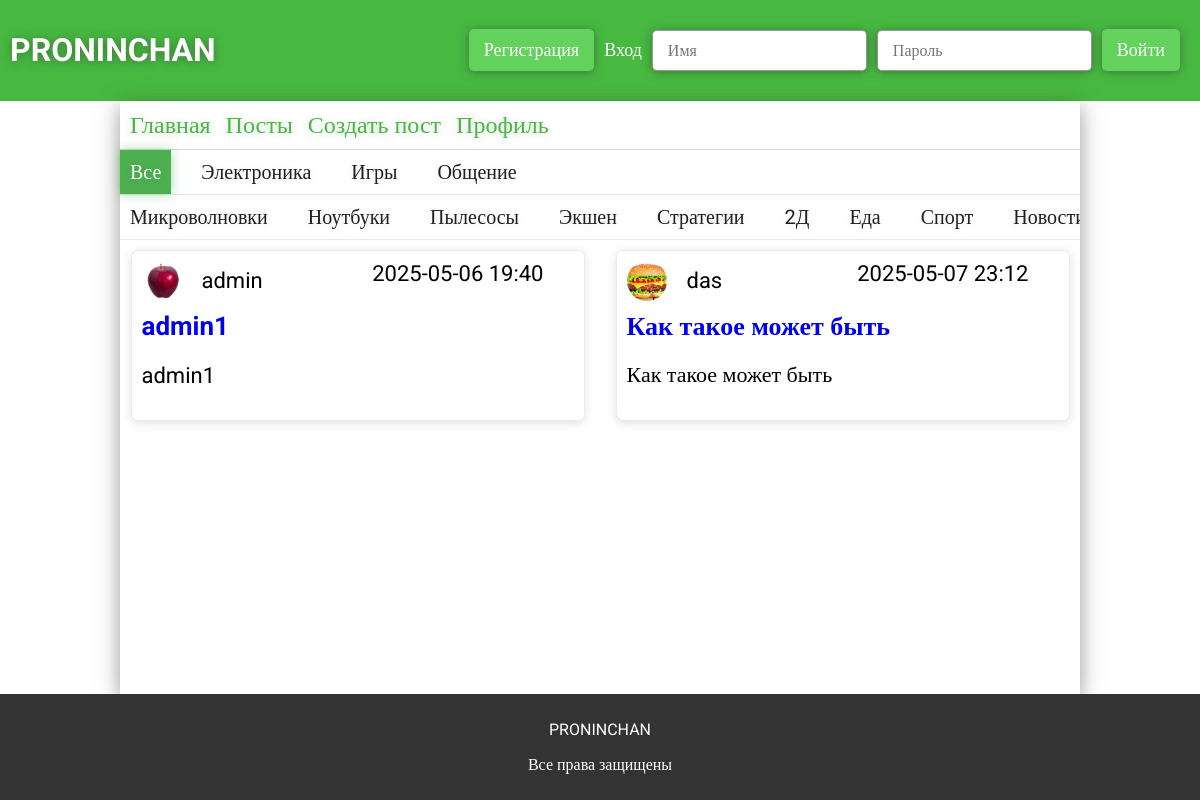
Page /posts on the earlier database version.
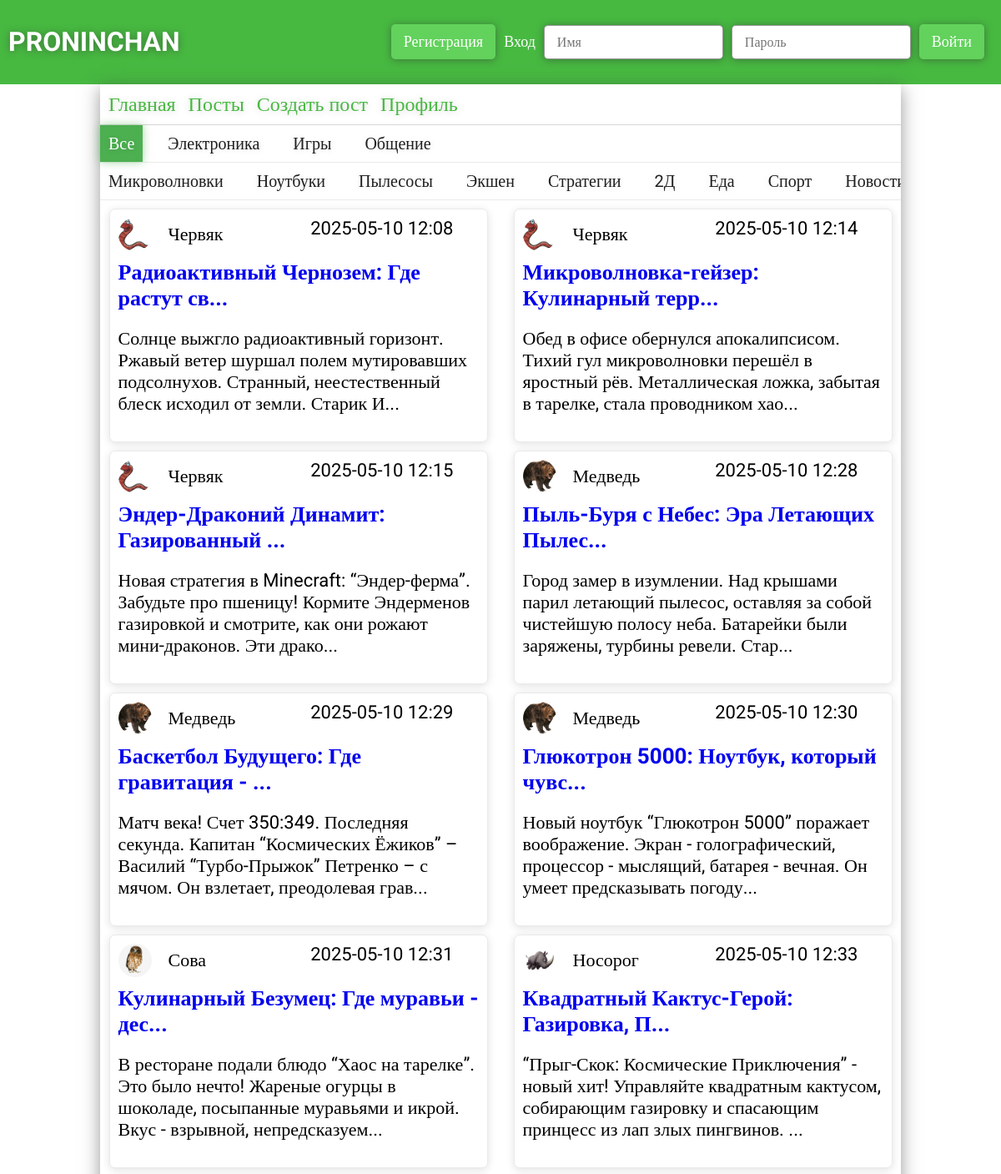
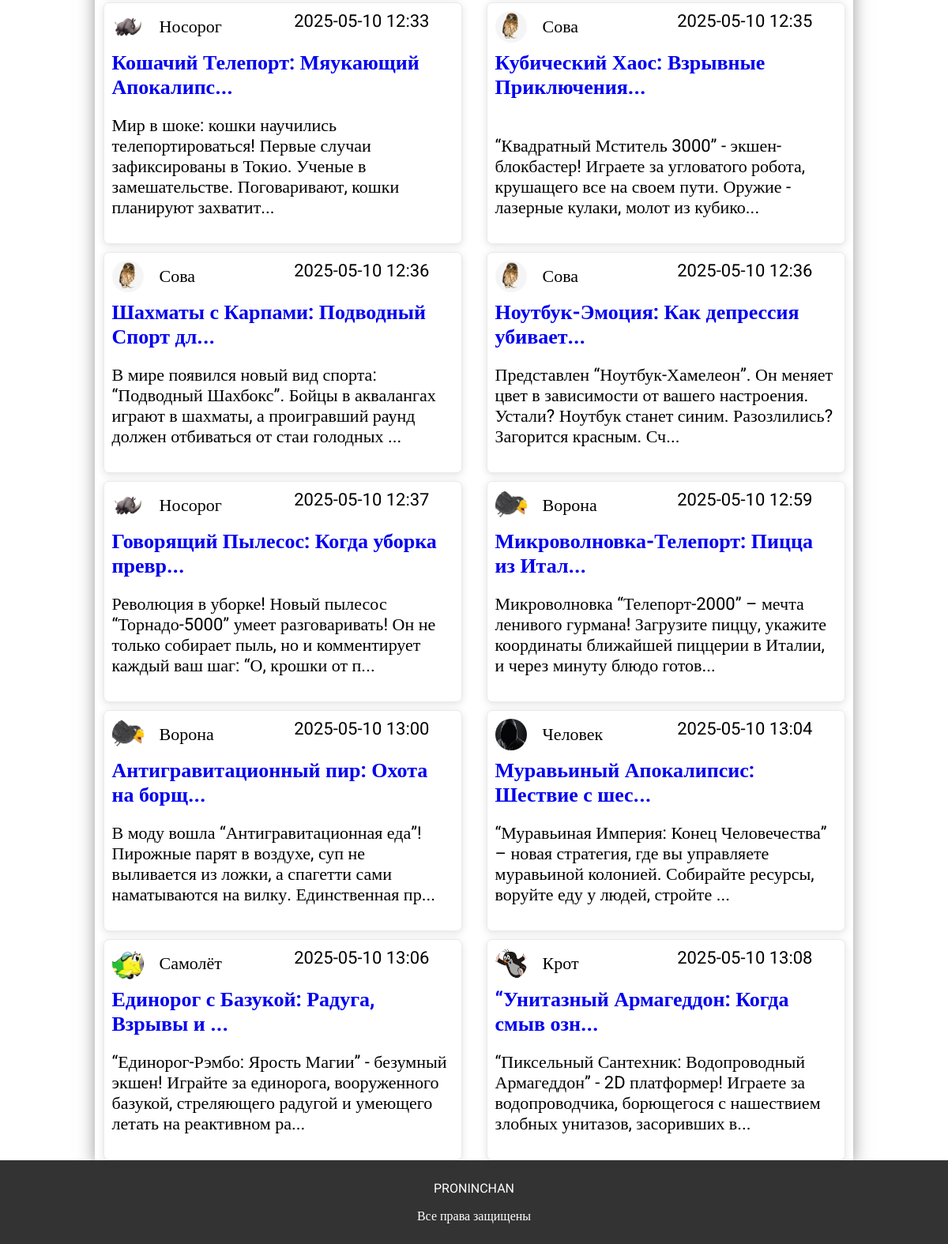
Same page on the later database version (2 pictures, top to bottom).
### app.py (models this page shows)
class ForumSections(db.Model):
    __tablename__ = 'forum_sections'
    id = db.Column(db.Integer, primary_key=True)
    section = db.Column(db.String(32), unique=True, nullable=False)
    category = db.relationship('ForumCategory', backref='section', lazy=True, cascade="all, delete-orphan")
    posts = db.relationship('ForumPosts', backref='section', lazy=True, cascade="all, delete-orphan")

class ForumCategory(db.Model):
    __tablename__ = 'forum_categories'
    id = db.Column(db.Integer, primary_key=True)
    category = db.Column(db.String(32), unique=True, nullable=False)
    section_id = db.Column(db.Integer, db.ForeignKey('forum_sections.id'), nullable=False)
    posts = db.relationship('ForumPosts', backref='category', lazy=True, cascade="all, delete-orphan")

class ForumPosts(db.Model):
    __tablename__ = 'forum_posts'
    id = db.Column(db.Integer, primary_key=True)
    user_id = db.Column(db.Integer, db.ForeignKey('users.id'), nullable=False)
    theme = db.Column(db.String(124), nullable=False)
    text = db.Column(db.Text, nullable=False)
    section_id = db.Column(db.Integer, db.ForeignKey('forum_sections.id'), nullable=False)
    category_id = db.Column(db.Integer, db.ForeignKey('forum_categories.id'), nullable=False)
    created_at = db.Column(db.DateTime, default=datetime.now)
    user = db.relationship("Users", backref="posts")
    sections = db.relationship("ForumSections")
    categories = db.relationship("ForumCategory")
    all_comments = db.relationship("ForumComments", backref="forum_post", cascade="all, delete-orphan")

class Users(db.Model):
    __tablename__ = 'users'
    id = db.Column(db.Integer, primary_key=True)
    username = db.Column(db.String(32), unique=True, nullable=False)
    photo = db.Column(db.String(124))
    email = db.Column(db.String(64), unique=True, nullable=False)
    password = db.Column(db.String(30), nullable=False)
    access = db.Column(db.String(64), nullable=False, default='user')
    all_posts = db.relationship("ForumPosts", backref="user_author", cascade="all, delete-orphan")
    all_comments = db.relationship("ForumComments", backref="user_author")

### app.py (the view)
@app.route('/posts')
def posts():
    sections = ForumSections.query.all()
    category = ForumCategory.query.all()
    posts = ForumPosts.query.all()
    if 'user' in session:
        try:
            access = (Users.query.filter_by(id=session['user']).first()).access
        except:
            return redirect(url_for('logout'))
        return render_template('posts.html', posts=posts, category=category, sections=sections, access=access)
    else:
        return render_template('posts.html', posts=posts, category=category, sections=sections)

### templates/posts.html (shortened to what this page needs)
{% extends 'main.html' %}
{% block main %}
<link rel="stylesheet" href="{{url_for('static', filename='css/posts.css')}}">
<div class="posts">
    <div class="posts-sections">
        <p class="section" data-section-id="all">Все</p>
        {% for section in sections %}
            <p class="section" data-section-id="{{section.id}}">{{section.section}}</p>
        {% endfor %}
    </div>
    <div class="posts-categories">
        {% for category in category %}
            <p class="category" data-section-id="{{category.section_id}}" data-category-id="{{category.id}}">{{category.category}}</p>
        {% endfor %}
    </div>
    <div class="posts-container">
        {% for post in posts %}
            <div class="post" id="post-{{post.id}}" data-section-id="{{post.sections.id}}" data-category-id="{{post.categories.id}}">
                <div class="posts-container-created">
                    <div>
                        <img src="{{ url_for('static', filename=post.user.photo) if post.user.photo else url_for('static', filename='img/person.svg') }}" alt="">
                        <p class="user-{{post.user.id}}">{{post.user.username}}{% if access == 'admin' %}<button class="ban-button" value="{{post.user.id}}" data-user="{{post.user.username}}">забанить</button>{% endif %}</p>
                    </div>
                    <p class="post-created">{{post.created_at.strftime('%Y-%m-%d %H:%M')}}</p>
                </div>
                <a class="post-theme" href="{{url_for('post', post=post.id)}}">{{post.theme | truncate(40, True, '...')}}</a>
                <p class="post-text"  data-text="{{post.text}}">{{post.text | truncate(150, True, '...')}}</p>
            </div>
        {% endfor %}
    </div>
</div>
{% endblock %}

Differences in the rows shown:
removed ForumPosts: photo (picture), user.username "admin", created_at "2025-05-06 19:40", theme "admin1", text "admin1"
removed ForumPosts: photo (picture), user.username "das", created_at "2025-05-07 23:12", theme "Как такое может быть", text "Как такое может быть"
added ForumPosts: photo (picture), user.username "Червяк", created_at "2025-05-10 12:08", theme "Радиоактивный Чернозем: Где растут св...", text "Солнце выжгло радиоактивный горизонт. Ржавый ветер шуршал полем мутировавших подсолнухов. Странный, неестественный блеск исходил от земли. Старик И..."
added ForumPosts: photo (picture), user.username "Червяк", created_at "2025-05-10 12:14", theme "Микроволновка-гейзер: Кулинарный терр...", text "Обед в офисе обернулся апокалипсисом. Тихий гул микроволновки перешёл в яростный рёв. Металлическая ложка, забытая в тарелке, стала проводником хао..."
added ForumPosts: photo (picture), user.username "Червяк", created_at "2025-05-10 12:15", theme "Эндер-Драконий Динамит: Газированный ...", text "Новая стратегия в Minecraft: “Эндер-ферма”. Забудьте про пшеницу! Кормите Эндерменов газировкой и смотрите, как они рожают мини-драконов. Эти драко..."
added ForumPosts: photo (picture), user.username "Медведь", created_at "2025-05-10 12:28", theme "Пыль-Буря с Небес: Эра Летающих Пылес...", text "Город замер в изумлении. Над крышами парил летающий пылесос, оставляя за собой чистейшую полосу неба. Батарейки были заряжены, турбины ревели. Стар..."
added ForumPosts: photo (picture), user.username "Медведь", created_at "2025-05-10 12:29", theme "Баскетбол Будущего: Где гравитация - ...", text "Матч века! Счет 350:349. Последняя секунда. Капитан “Космических Ёжиков” – Василий “Турбо-Прыжок” Петренко – с мячом. Он взлетает, преодолевая грав..."
added ForumPosts: photo (picture), user.username "Медведь", created_at "2025-05-10 12:30", theme "Глюкотрон 5000: Ноутбук, который чувс...", text "Новый ноутбук “Глюкотрон 5000” поражает воображение. Экран - голографический, процессор - мыслящий, батарея - вечная. Он умеет предсказывать погоду..."
added ForumPosts: photo (picture), user.username "Сова", created_at "2025-05-10 12:31", theme "Кулинарный Безумец: Где муравьи - дес...", text "В ресторане подали блюдо “Хаос на тарелке”. Это было нечто! Жареные огурцы в шоколаде, посыпанные муравьями и икрой. Вкус - взрывной, непредсказуем..."
added ForumPosts: photo (picture), user.username "Носорог", created_at "2025-05-10 12:33", theme "Квадратный Кактус-Герой: Газировка, П...", text "“Прыг-Скок: Космические Приключения” - новый хит! Управляйте квадратным кактусом, собирающим газировку и спасающим принцесс из лап злых пингвинов. ..."
added ForumPosts: photo (picture), user.username "Носорог", created_at "2025-05-10 12:33", theme "Кошачий Телепорт: Мяукающий Апокалипс...", text "Мир в шоке: кошки научились телепортироваться! Первые случаи зафиксированы в Токио. Ученые в замешательстве. Поговаривают, кошки планируют захватит..."
added ForumPosts: photo (picture), user.username "Сова", created_at "2025-05-10 12:35", theme "Кубический Хаос: Взрывные Приключения...", text "“Квадратный Мститель 3000” - экшен-блокбастер! Играете за угловатого робота, крушащего все на своем пути. Оружие - лазерные кулаки, молот из кубико..."
added ForumPosts: photo (picture), user.username "Сова", created_at "2025-05-10 12:36", theme "Шахматы с Карпами: Подводный Спорт дл...", text "В мире появился новый вид спорта: “Подводный Шахбокс”. Бойцы в аквалангах играют в шахматы, а проигравший раунд должен отбиваться от стаи голодных ..."
added ForumPosts: photo (picture), user.username "Сова", created_at "2025-05-10 12:36", theme "Ноутбук-Эмоция: Как депрессия убивает...", text "Представлен “Ноутбук-Хамелеон”. Он меняет цвет в зависимости от вашего настроения. Устали? Ноутбук станет синим. Разозлились? Загорится красным. Сч..."
added ForumPosts: photo (picture), user.username "Носорог", created_at "2025-05-10 12:37", theme "Говорящий Пылесос: Когда уборка превр...", text "Революция в уборке! Новый пылесос “Торнадо-5000” умеет разговаривать! Он не только собирает пыль, но и комментирует каждый ваш шаг: “О, крошки от п..."
added ForumPosts: photo (picture), user.username "Ворона", created_at "2025-05-10 12:59", theme "Микроволновка-Телепорт: Пицца из Итал...", text "Микроволновка “Телепорт-2000” – мечта ленивого гурмана! Загрузите пиццу, укажите координаты ближайшей пиццерии в Италии, и через минуту блюдо готов..."
added ForumPosts: photo (picture), user.username "Ворона", created_at "2025-05-10 13:00", theme "Антигравитационный пир: Охота на борщ...", text "В моду вошла “Антигравитационная еда”! Пирожные парят в воздухе, суп не выливается из ложки, а спагетти сами наматываются на вилку. Единственная пр..."
added ForumPosts: photo (picture), user.username "Человек", created_at "2025-05-10 13:04", theme "Муравьиный Апокалипсис: Шествие с шес...", text "“Муравьиная Империя: Конец Человечества” – новая стратегия, где вы управляете муравьиной колонией. Собирайте ресурсы, воруйте еду у людей, стройте ..."
added ForumPosts: photo (picture), user.username "Самолёт", created_at "2025-05-10 13:06", theme "Единорог с Базукой: Радуга, Взрывы и ...", text "“Единорог-Рэмбо: Ярость Магии” - безумный экшен! Играйте за единорога, вооруженного базукой, стреляющего радугой и умеющего летать на реактивном ра..."
added ForumPosts: photo (picture), user.username "Крот", created_at "2025-05-10 13:08", theme "“Унитазный Армагеддон: Когда смыв озн...", text "“Пиксельный Сантехник: Водопроводный Армагеддон” - 2D платформер! Играете за водопроводчика, борющегося с нашествием злобных унитазов, засоривших в..."
